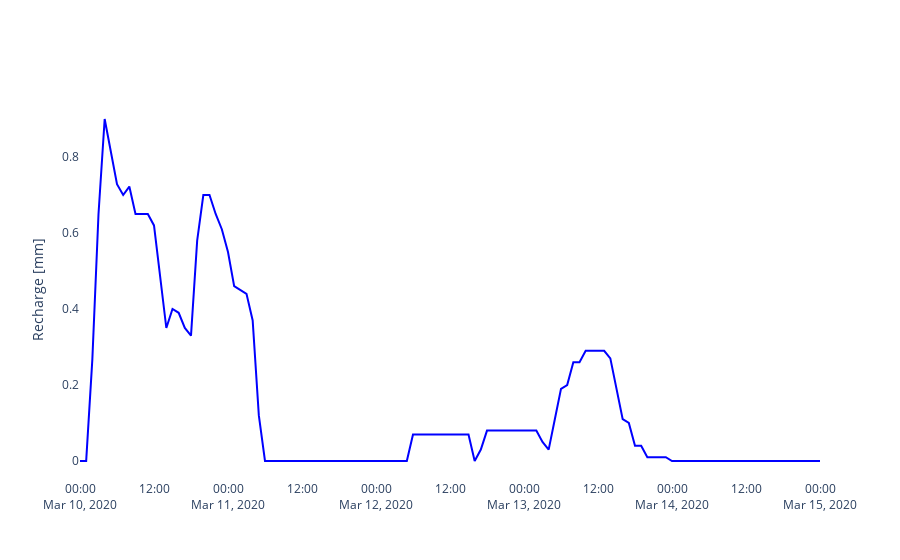

The notebook cell saved with this chart:
### Code cell
def canal_recharge(recharge_data: pd.DataFrame, cumsum: bool = False, fig: go.Figure = None, row: int = 1, col: int = 1) -> go.Figure:
    if fig is None:
        fig = make_subplots(1, 1)

    # handle cumsum
    if cumsum:
        recharge_data = np.cumsum(recharge_data)
        label = "Cumulative recharge"
    else:
        label = "Absolute recharge"

    # build the plot
    fig.add_trace(
        go.Scatter(x=recharge_data.index, y=recharge_data.values, name=label, line=dict(color='blue')),
        row=row, col=col
    )

    # update layout
    fig.update_layout(**{
        f'yaxis{row}': dict(title='Recharge [mm]'),
        'paper_bgcolor': 'rgba(0,0,0,0)',
        'plot_bgcolor': 'rgba(0,0,0,0)',
        'legend': dict(orientation='h')
    })
    
    return fig

canal_recharge(recharge_data=hourly_recharge, cumsum=False)
